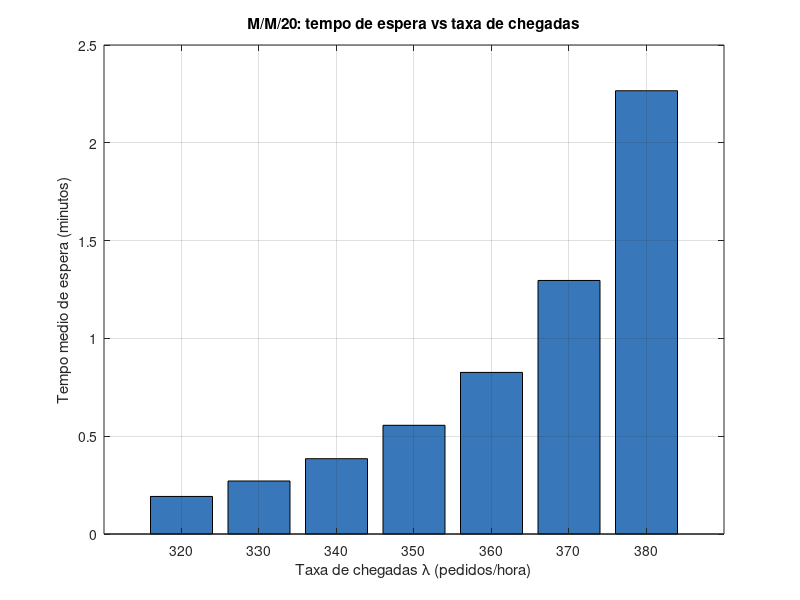

Here is the MATLAB script that generated this plot:
% =========================================================
%  Exercício 3 — M/M/m: Call Center com m operadores
%  Métodos Probabilísticos para Engenharia de
%  Computadores e Informática 2025/2026
% =========================================================
%
%  Modelo: M/M/m
%    - m servidores (operadores) em paralelo
%    - Fila de espera INFINITA (ninguém é rejeitado)
%    - Tempo de serviço: exponencial com média 3 minutos
%    - Taxa de chegadas: lambda (pedidos/hora)
%
%  Parâmetros chave:
%    mu  = 1/3 min^-1 = 20 pedidos/hora por operador
%    rho = lambda / (m * mu)  →  utilização por operador (< 1 para estabilidade)
%    a   = lambda / mu        →  carga total oferecida (Erlangs)
% =========================================================

clear; clc;

mu_min = 1/3;            % taxa de serviço por operador [pedidos/min]
mu     = mu_min * 60;    % converter para [pedidos/hora]  = 20

% ---------------------------------------------------------
%  FUNÇÃO AUXILIAR — Erlang-C e métricas do M/M/m
%
%  Inputs:
%    lam  — taxa de chegadas [pedidos/hora]
%    mu   — taxa de serviço por operador [pedidos/hora]
%    m    — número de operadores
%
%  Outputs:
%    C    — P(esperar) = probabilidade de todos ocupados (Erlang-C)
%    Wq   — tempo médio de espera na fila [horas]
%
%  Fórmulas:
%    rho  = lambda / (m * mu)          [utilização por operador]
%    a    = lambda / mu                [carga total em Erlangs]
%
%    p0 = 1 / [ sum_{n=0}^{m-1} a^n/n! + a^m/(m!*(1-rho)) ]
%
%    C(m,a) = p0 * a^m / (m! * (1-rho))   [Erlang-C]
%
%    Wq = C / (m*mu - lambda)              [tempo espera, horas]
% ---------------------------------------------------------
function [C, Wq] = mmm_metrics(lam, mu, m)
    rho = lam / (m * mu);
    if rho >= 1
        C = NaN; Wq = NaN;
        return;
    end
    a = lam / mu;

    % Normalização p0
    soma_finita = sum(a.^(0:m-1) ./ factorial(0:m-1));
    soma_fila   = a^m / (factorial(m) * (1 - rho));
    p0 = 1 / (soma_finita + soma_fila);

    % Erlang-C: P(todos m operadores ocupados)
    C  = p0 * soma_fila;

    % Tempo médio de espera na fila [horas]
    Wq = C / (m * mu - lam);
end

% ---------------------------------------------------------
%  PARTE (a) — lambda = 370, m = 20
% ---------------------------------------------------------
lambda = 370;
m      = 20;

[C_a, Wq_a] = mmm_metrics(lambda, mu, m);
Wq_sec_a    = Wq_a * 3600;    % converter horas → segundos

fprintf('=== Parte (a): lambda = %d, m = %d ===\n', lambda, m);
fprintf('  rho (utilizacao/operador) = %.4f\n',  lambda/(m*mu));
fprintf('  P(todos ocupados)         = %.3f%%\n', C_a * 100);
fprintf('  Tempo medio de espera     = %.3f segundos\n\n', Wq_sec_a);

% ---------------------------------------------------------
%  PARTE (b) — mínimo m tal que Wq <= 10 segundos
% ---------------------------------------------------------
target_Wq_sec = 10;           % 10 segundos = 10/3600 horas
m_min = m + 1;                % começa a procurar acima de 20

while true
    [C_b, Wq_b] = mmm_metrics(lambda, mu, m_min);
    if ~isnan(Wq_b) && Wq_b * 3600 <= target_Wq_sec
        break;
    end
    m_min = m_min + 1;
end

fprintf('=== Parte (b): minimo m para Wq <= 10 segundos ===\n');
fprintf('  Minimo numero de operadores = %d\n',    m_min);
fprintf('  P(todos ocupados)           = %.3f%%\n', C_b * 100);
fprintf('  Tempo medio de espera       = %.3f segundos\n\n', Wq_b * 3600);

% ---------------------------------------------------------
%  PARTE (c) — variar lambda = 320:10:380, m = 20 fixo
%
%  Conclusão esperada: o tempo de espera cresce de forma
%  muito acentuada quando lambda se aproxima de m*mu=400.
%  Perto da saturação (rho→1), Wq → ∞.
% ---------------------------------------------------------
lambda_vec  = 320:10:380;
Wq_min_vec  = zeros(size(lambda_vec));

fprintf('=== Parte (c): Wq para m = 20, variando lambda ===\n');
fprintf('%8s  %12s  %10s\n', 'lambda', 'rho', 'Wq (min)');
for i = 1:length(lambda_vec)
    lam_i = lambda_vec(i);
    [~, Wq_i] = mmm_metrics(lam_i, mu, 20);
    Wq_min_vec(i) = Wq_i * 60;    % horas → minutos
    fprintf('%8d  %12.4f  %10.4f\n', lam_i, lam_i/(20*mu), Wq_min_vec(i));
end

figure;
bar(lambda_vec, Wq_min_vec, 'FaceColor', [0.22 0.47 0.73]);
xlabel('Taxa de chegadas \lambda (pedidos/hora)');
ylabel('Tempo medio de espera (minutos)');
title('M/M/20: tempo de espera vs taxa de chegadas');
grid on;

% ---------------------------------------------------------
%  CONCLUSÕES
%
%  Parte (a): com 20 operadores e lambda=370,
%    rho=0.925 → sistema muito carregado.
%    64.8% dos clientes têm de esperar.
%    Tempo médio de espera = 78 segundos (>1 min).
%
%  Parte (b): precisamos de 23 operadores para baixar
%    o tempo de espera para ≤10 segundos.
%    Com 3 operadores a mais, Wq cai de 78s para 9.4s.
%
%  Parte (c): o tempo de espera cresce EXPONENCIALMENTE
%    à medida que lambda → m*mu = 400 (saturação).
%    Para lambda=380 (rho=0.95), Wq≈2.3 min.
%    Para lambda=320 (rho=0.80), Wq≈0.19 min.
%    Este comportamento não-linear é característico do M/M/m:
%    pequenas variações na carga perto da saturação têm
%    impacto enorme no desempenho.
% ---------------------------------------------------------
